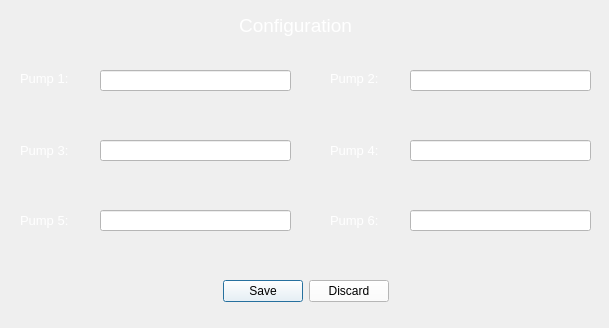
<?xml version="1.0" encoding="UTF-8"?>
<ui version="4.0">
 <class>SettingsWidget</class>
 <widget class="QWidget" name="SettingsWidget">
  <property name="geometry">
   <rect>
    <x>0</x>
    <y>0</y>
    <width>609</width>
    <height>328</height>
   </rect>
  </property>
  <property name="windowTitle">
   <string>Settings</string>
  </property>
  <widget class="QLabel" name="settingsLabel">
   <property name="geometry">
    <rect>
     <x>220</x>
     <y>10</y>
     <width>151</width>
     <height>31</height>
    </rect>
   </property>
   <property name="font">
    <font>
     <family>Tahoma</family>
     <pointsize>14</pointsize>
    </font>
   </property>
   <property name="styleSheet">
    <string notr="true">color: rgb(255, 255, 255);</string>
   </property>
   <property name="text">
    <string>Configuration</string>
   </property>
   <property name="alignment">
    <set>Qt::AlignCenter</set>
   </property>
  </widget>
  <widget class="QDialogButtonBox" name="saveCancelSettingsBox">
   <property name="geometry">
    <rect>
     <x>220</x>
     <y>280</y>
     <width>171</width>
     <height>23</height>
    </rect>
   </property>
   <property name="styleSheet">
    <string notr="true">background-color: rgb(255, 255, 255);</string>
   </property>
   <property name="standardButtons">
    <set>QDialogButtonBox::Discard|QDialogButtonBox::Save</set>
   </property>
   <property name="centerButtons">
    <bool>true</bool>
   </property>
  </widget>
  <widget class="QLineEdit" name="pump1ConfigurationField">
   <property name="geometry">
    <rect>
     <x>100</x>
     <y>70</y>
     <width>191</width>
     <height>21</height>
    </rect>
   </property>
   <property name="font">
    <font>
     <family>Tahoma</family>
     <pointsize>10</pointsize>
    </font>
   </property>
   <property name="styleSheet">
    <string notr="true">background-color: rgb(255, 255, 255);
color: rgb(0, 0, 0);</string>
   </property>
  </widget>
  <widget class="QLabel" name="settingsPumpLabel4">
   <property name="geometry">
    <rect>
     <x>330</x>
     <y>140</y>
     <width>61</width>
     <height>21</height>
    </rect>
   </property>
   <property name="font">
    <font>
     <family>Tahoma</family>
     <pointsize>10</pointsize>
    </font>
   </property>
   <property name="styleSheet">
    <string notr="true">color: rgb(255, 255, 255);</string>
   </property>
   <property name="text">
    <string>Pump 4: </string>
   </property>
  </widget>
  <widget class="QLineEdit" name="pump6ConfigurationField">
   <property name="geometry">
    <rect>
     <x>410</x>
     <y>210</y>
     <width>181</width>
     <height>21</height>
    </rect>
   </property>
   <property name="font">
    <font>
     <family>Tahoma</family>
     <pointsize>10</pointsize>
    </font>
   </property>
   <property name="styleSheet">
    <string notr="true">background-color: rgb(255, 255, 255);
color: rgb(0, 0, 0);</string>
   </property>
  </widget>
  <widget class="QLineEdit" name="pump2ConfigurationField">
   <property name="geometry">
    <rect>
     <x>410</x>
     <y>70</y>
     <width>181</width>
     <height>21</height>
    </rect>
   </property>
   <property name="font">
    <font>
     <family>Tahoma</family>
     <pointsize>10</pointsize>
    </font>
   </property>
   <property name="styleSheet">
    <string notr="true">background-color: rgb(255, 255, 255);
color: rgb(0, 0, 0);</string>
   </property>
  </widget>
  <widget class="QLabel" name="settingsPumpLabel6">
   <property name="geometry">
    <rect>
     <x>330</x>
     <y>210</y>
     <width>61</width>
     <height>21</height>
    </rect>
   </property>
   <property name="font">
    <font>
     <family>Tahoma</family>
     <pointsize>10</pointsize>
    </font>
   </property>
   <property name="styleSheet">
    <string notr="true">color: rgb(255, 255, 255);</string>
   </property>
   <property name="text">
    <string>Pump 6:</string>
   </property>
  </widget>
  <widget class="QLabel" name="settingsPumpLabel3">
   <property name="geometry">
    <rect>
     <x>20</x>
     <y>140</y>
     <width>61</width>
     <height>21</height>
    </rect>
   </property>
   <property name="font">
    <font>
     <family>Tahoma</family>
     <pointsize>10</pointsize>
    </font>
   </property>
   <property name="styleSheet">
    <string notr="true">color: rgb(255, 255, 255);</string>
   </property>
   <property name="text">
    <string>Pump 3:</string>
   </property>
  </widget>
  <widget class="QLineEdit" name="pump5ConfigurationField">
   <property name="geometry">
    <rect>
     <x>100</x>
     <y>210</y>
     <width>191</width>
     <height>21</height>
    </rect>
   </property>
   <property name="font">
    <font>
     <family>Tahoma</family>
     <pointsize>10</pointsize>
    </font>
   </property>
   <property name="styleSheet">
    <string notr="true">background-color: rgb(255, 255, 255);
color: rgb(0, 0, 0);</string>
   </property>
  </widget>
  <widget class="QLabel" name="settingsPumpLabel2">
   <property name="geometry">
    <rect>
     <x>330</x>
     <y>70</y>
     <width>61</width>
     <height>16</height>
    </rect>
   </property>
   <property name="font">
    <font>
     <family>Tahoma</family>
     <pointsize>10</pointsize>
    </font>
   </property>
   <property name="styleSheet">
    <string notr="true">color: rgb(255, 255, 255);</string>
   </property>
   <property name="text">
    <string>Pump 2:</string>
   </property>
  </widget>
  <widget class="QLineEdit" name="pump3ConfigurationField">
   <property name="geometry">
    <rect>
     <x>100</x>
     <y>140</y>
     <width>191</width>
     <height>21</height>
    </rect>
   </property>
   <property name="font">
    <font>
     <family>Tahoma</family>
     <pointsize>10</pointsize>
    </font>
   </property>
   <property name="styleSheet">
    <string notr="true">background-color: rgb(255, 255, 255);
color: rgb(0, 0, 0);</string>
   </property>
  </widget>
  <widget class="QLineEdit" name="pump4ConfigurationField">
   <property name="geometry">
    <rect>
     <x>410</x>
     <y>140</y>
     <width>181</width>
     <height>21</height>
    </rect>
   </property>
   <property name="font">
    <font>
     <family>Tahoma</family>
     <pointsize>10</pointsize>
    </font>
   </property>
   <property name="styleSheet">
    <string notr="true">background-color: rgb(255, 255, 255);
color: rgb(0, 0, 0);</string>
   </property>
  </widget>
  <widget class="QLabel" name="settingsPumpLabel1">
   <property name="geometry">
    <rect>
     <x>20</x>
     <y>70</y>
     <width>61</width>
     <height>16</height>
    </rect>
   </property>
   <property name="font">
    <font>
     <family>Tahoma</family>
     <pointsize>10</pointsize>
    </font>
   </property>
   <property name="styleSheet">
    <string notr="true">color: rgb(255, 255, 255);</string>
   </property>
   <property name="text">
    <string>Pump 1:</string>
   </property>
  </widget>
  <widget class="QLabel" name="settingsPumpLabel5">
   <property name="geometry">
    <rect>
     <x>20</x>
     <y>210</y>
     <width>61</width>
     <height>21</height>
    </rect>
   </property>
   <property name="font">
    <font>
     <family>Tahoma</family>
     <pointsize>10</pointsize>
    </font>
   </property>
   <property name="styleSheet">
    <string notr="true">color: rgb(255, 255, 255);</string>
   </property>
   <property name="text">
    <string>Pump 5:</string>
   </property>
  </widget>
 </widget>
 <resources/>
 <connections/>
</ui>
